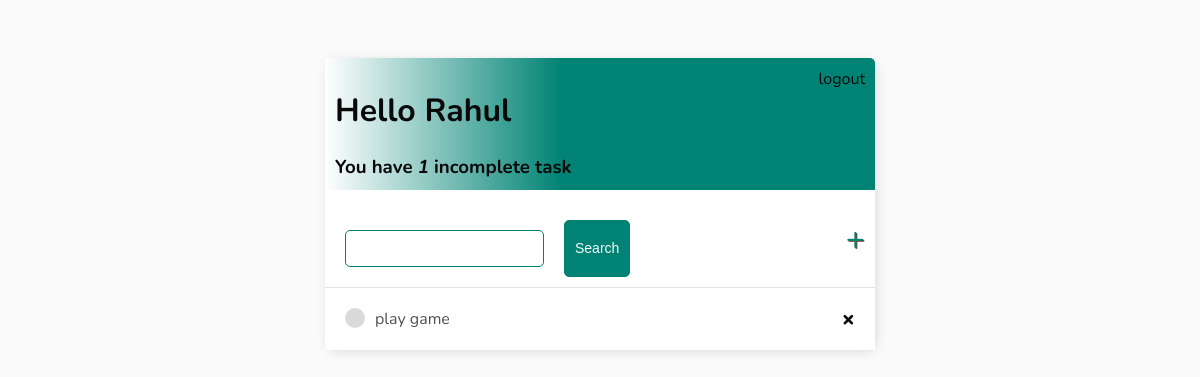
The page / (signed in) on the database as committed earlier.
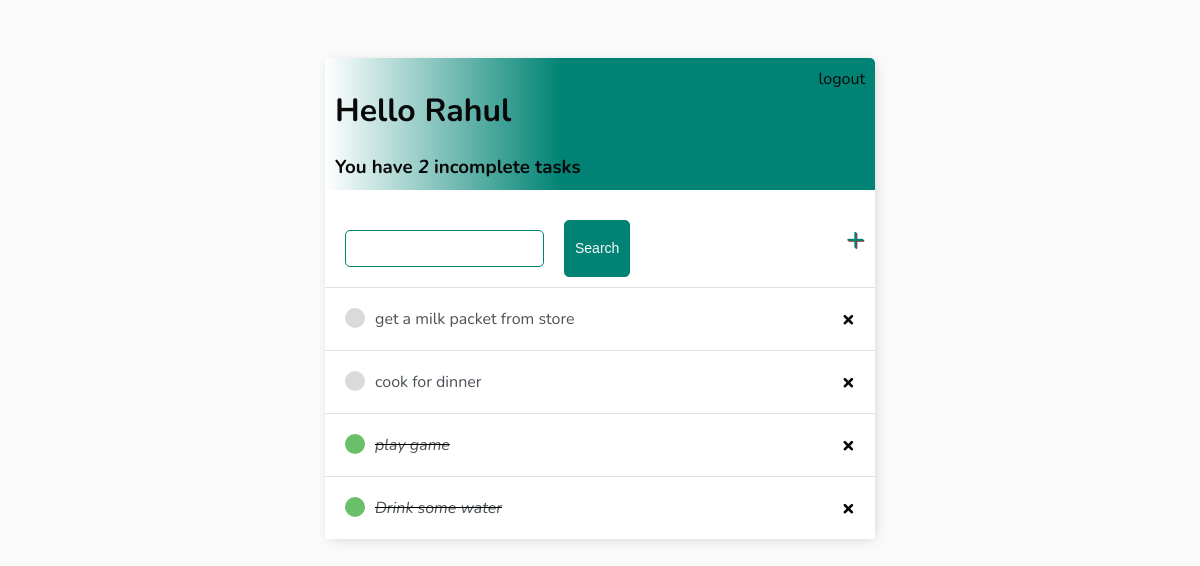
The same page on the database as committed later.
### base/models.py (models this page shows)
class Task(models.Model):
    user = models.ForeignKey(User, on_delete=models.CASCADE, null=True, blank=True)
    title = models.CharField(max_length=200)
    description = models.TextField(null=True,blank=True)
    complete = models.BooleanField(default=False)
    created =models.DateTimeField(auto_now_add=True)
    def __str__(self):
        return self.title
    class Meta:
        ordering = ['complete']

### base/views.py (the view)
# urls.py: path('', TaskList.as_view(),name='tasks'),
class TaskList(LoginRequiredMixin, ListView):
    model = Task
    context_object_name='tasks'
    def get_context_data(self, **kwargs):
        context = super().get_context_data(**kwargs)
        context['tasks'] = context['tasks'].filter(user=self.request.user)
        context['count'] = context['tasks'].filter(complete=False).count()
        search_input = self.request.GET.get('search-area') or ''
        if search_input:
            context['tasks']=context['tasks'].filter(
                title__startswith = search_input)
            context['search_input'] = search_input
        return context

### base/templates/base/task_list.html
{% extends 'base/main.html' %}
{% block content %}
<div class="header-bar">
     <div>
        <h1>Hello {{request.user|title}}</h1>
    <h3 style="margin: 0;">You have <i>{{count}}</i> incomplete task{{count|pluralize:"s" }}</h3>
    </div>
    {% if request.user.is_authenticated %}
    <a href="{% url 'logout' %}">logout</a>
    {% else %}
    <a href="{% url 'login' %}">SignIn</a>
    {% endif %}
</div>
<div id="search-add-wrapper">
    <form action="" method="get" style="margin-top: 20px; display: flex;">
        <input type="text" name="search-area" value="{{search_input}}">
        <input class="button" type="submit" name="" id="" value="Search">
    </form>
    <a id="add-link" href="{% url 'task-create' %}">&#x2b;</a>
</div>
<div class="task-item-wrapper">
    {% for task in tasks %}
    <div class="task-wrapper">
{% if task.complete %}
<div class="task-title">
    <div class="task-complete-icon"></div>
    <i><s><a href="{% url 'task-update' task.id %}">{{task}}</a></s></i>
</div>
<a class="delete-link" href="{% url 'task-delete' task.id %}">&#215;</a>
{% else %}
<div class="task-title">
    <div class="task-incomplete-icon"></div>
    <a href="{% url 'task-update' task.id %}">{{task}}</a>
</div>
<a class="delete-link" href="{% url 'task-delete' task.id %}">&#215;</a>
{% endif %}
    </div>
    {% empty %}
    <h3>No item in list</h3>
    {% endfor %}
</div>
{% endblock content %}

### base/templates/base/main.html (shortened to what this page needs)
<!DOCTYPE html>
<html lang="en">
<head>
</head>
<body>
       <div class="container">
        {% block content %}
        {% endblock content %}
       </div>
</body>
</html>

### base/templates/base/main.html (style rules this page uses)
body { background-color: #FAFAFA; font-family: "Nunito", sans-serif; padding-top: 50px; }
h1, h2, h3, h4, h5, h6, { font-family: 'Raleway', sans-serif; }
a, p { color: #4b5156; }
.container { max-width: 550px; margin: auto; background-color: #fff; box-shadow: 2px 2px 13px -4px rgba(0, 0, 0, 0.21); }
.header-bar { display: flex; justify-content: space-between; color: #080809; padding: 10px; border-radius: 5px 5px 0 0; background: linear-gradient(90deg, #FFFFFF 0%, #008374 43%, #008374 100%); }
.header-bar a { color: #080809; text-decoration: none; }
.task-wrapper { display: flex; align-items: center; justify-content: space-between; padding: 20px; background-color: #fff; border-top: 1px solid rgb(226, 226, 226); }
.task-title { display: flex; }
.task-title a { text-decoration: none; color: #4b5156; margin-left: 10px; }
.task-complete-icon { height: 20px; width: 20px; background-color: rgb(105, 192, 105); border-radius: 50%; }
.task-incomplete-icon { height: 20px; width: 20px; border-radius: 50%; background-color: rgb(218, 218, 218); }
.delete-link { text-decoration: none; font-weight: 900; color: #080809; font-size: 22px; line-height: 0; }
#search-add-wrapper { display: flex; justify-content: space-between; align-items: center; padding: 10px; }
#add-link { color: #008374; text-decoration: none; font-size: 32px; text-shadow: 1px 1px #81413b; }
input[type=text], input[type=password], textarea { border: 1px solid #008374; border-radius: 5px; padding: 10px; width: 80%; margin: 10px; }
.button { border: 1px solid #008374; background-color: #008374; color: #FAFAFA; padding: 10px; font-size: 14px; border-radius: 5px; cursor: pointer; text-decoration: none; margin-left: 10px; }

Rows that differ between the two databases and show on the page:
added Task: title "get a milk packet from store"
added Task: title "cook for dinner"
changed Task "play game": complete False → True (drawn)
added Task: title "Drink some water"
Other text that changed with them:
{{ count }}: "1" → "2"
